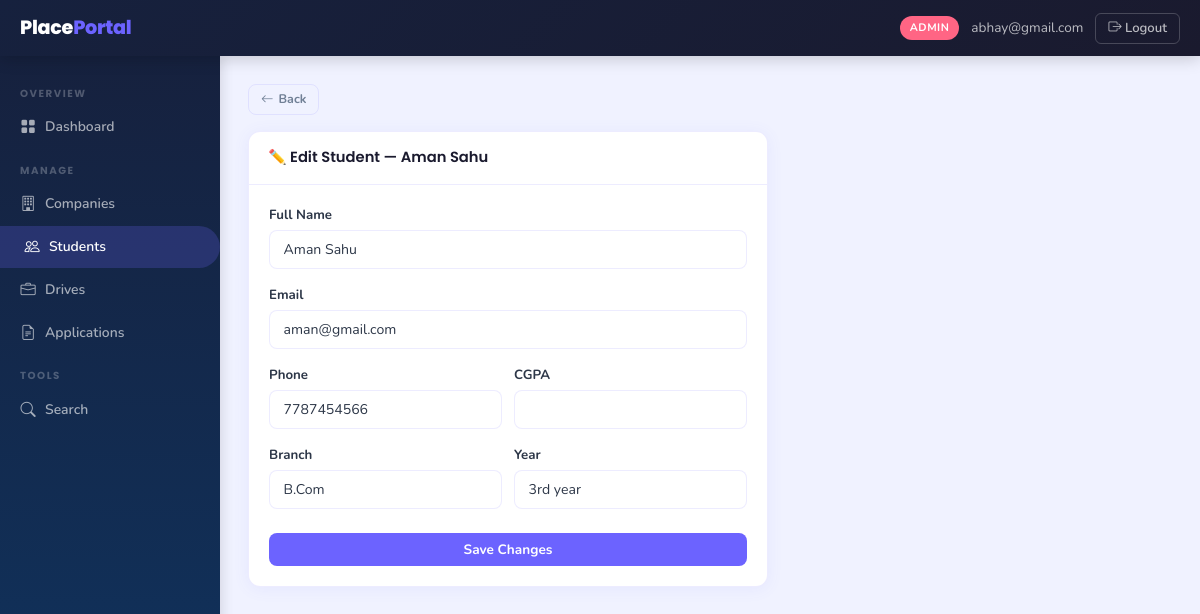
The app's page /admin/students/2/edit (signed in) with its own data.
### backend/models.py (models this page shows)
class Student(db.Model):
    __tablename__ = 'students'
    id            = db.Column(db.Integer, primary_key=True)
    full_name     = db.Column(db.String(120), nullable=False)
    email         = db.Column(db.String(120), unique=True, nullable=False)
    password_hash = db.Column(db.String(256), nullable=False)
    phone         = db.Column(db.String(20))
    branch        = db.Column(db.String(100))
    year          = db.Column(db.String(20))
    cgpa          = db.Column(db.Float)
    skills        = db.Column(db.Text)
    resume_path   = db.Column(db.String(300))
    is_active     = db.Column(db.Boolean, default=True)
    registered_at = db.Column(db.DateTime, default=datetime.utcnow)
    applications = db.relationship('Application', backref='student',
                                   lazy=True, cascade='all, delete-orphan')

### backend/routes.py (the view, shortened to what this page needs)
    @app.route('/admin/students/<int:student_id>/edit', methods=['GET', 'POST'])
    @login_required('admin')
    def admin_edit_student(student_id):
        student = Student.query.get_or_404(student_id)
        return render_template('admin/edit_student.html', student=student)

### backend/routes.py (called while the page is built)
def login_required(role):
    def decorator(f):
        @wraps(f)
        def decorated_function(*args, **kwargs):
            if 'user_id' not in session:
                flash('Please log in to continue.', 'warning')
                return redirect(url_for('auth_login', role=role))
            if session.get('role') != role:
                flash('You do not have permission to view that page.', 'danger')
                return redirect(url_for('home'))
            return f(*args, **kwargs)
        return decorated_function
    return decorator

### templates/admin/edit_student.html (shortened to what this page needs)
{% extends 'layout_dashboard.html' %}
{% block sidebar %}
  <div class="sidebar-section">Overview</div>
  <a href="{{ url_for('admin_dashboard') }}" class="sidebar-link"><i class="bi bi-grid-fill"></i> Dashboard</a>
  <div class="sidebar-section">Manage</div>
  <a href="{{ url_for('admin_companies') }}" class="sidebar-link"><i class="bi bi-building"></i> Companies</a>
  <a href="{{ url_for('admin_students') }}" class="sidebar-link active"><i class="bi bi-people"></i> Students</a>
  <a href="{{ url_for('admin_drives') }}" class="sidebar-link"><i class="bi bi-briefcase"></i> Drives</a>
  <a href="{{ url_for('admin_applications') }}" class="sidebar-link"><i class="bi bi-file-earmark-text"></i> Applications</a>
  <div class="sidebar-section">Tools</div>
  <a href="{{ url_for('admin_search') }}" class="sidebar-link"><i class="bi bi-search"></i> Search</a>
{% endblock %}
{% block content %}
<a href="{{ url_for('admin_student_detail', student_id=student.id) }}" class="btn btn-outline-secondary btn-sm" style="margin-bottom:1rem;"><i class="bi bi-arrow-left me-1"></i>Back</a>
<div style="max-width:520px;">
  <div class="card">
    <div class="card-header">✏️ Edit Student — {{ student.full_name }}</div>
    <div class="card-body">
      <form method="POST" action="{{ url_for('admin_edit_student', student_id=student.id) }}">
        <div class="mb-3"><label class="form-label">Full Name</label><input type="text" name="full_name" class="form-control" value="{{ student.full_name }}" required></div>
        <div class="mb-3"><label class="form-label">Email</label><input type="email" name="email" class="form-control" value="{{ student.email }}" required></div>
        <div style="display:grid;grid-template-columns:1fr 1fr;gap:.75rem;">
          <div class="mb-3"><label class="form-label">Phone</label><input type="text" name="phone" class="form-control" value="{{ student.phone or '' }}"></div>
          <div class="mb-3"><label class="form-label">CGPA</label><input type="number" name="cgpa" class="form-control" value="{{ student.cgpa or '' }}" step="0.01" min="0" max="10"></div>
        </div>
        <div style="display:grid;grid-template-columns:1fr 1fr;gap:.75rem;">
          <div class="mb-4"><label class="form-label">Branch</label><input type="text" name="branch" class="form-control" value="{{ student.branch or '' }}"></div>
          <div class="mb-4"><label class="form-label">Year</label><input type="text" name="year" class="form-control" value="{{ student.year or '' }}"></div>
        </div>
        <button type="submit" class="btn btn-primary w-100">Save Changes</button>
      </form>
    </div>
  </div>
</div>
{% endblock %}

### static/css/styles.css (style rules this page uses)
:root { --primary : #6C63FF; --primary-lt : #EEEDFE; --primary-dk : #5a52e0; --success : #43D9A2; --success-lt : #E6FBF5; --warning : #FFB830; --warning-lt : #FFF8E7; --danger : #FF4757; --danger-lt : #FFF0F0; --info : #2ECBFF; --info-lt : #EBF8FF; --dark : #1A1A2E; --darker : #16213E; --muted : #718096; --border : rgba(108,99,255,0.12); --bg : #F0F2FF; --card : #ffffff; --shadow : 0 2px 16px rgba(108,99,255,0.08); --shadow-lg : 0 8px 32px rgba(108,99,255,0.14); --radius : 12px; --radius-sm : 8px; --sidebar-w : 220px; }
*, *::before, *::after { box-sizing: border-box; margin: 0; padding: 0; }
body { font-family: 'Nunito', sans-serif; background: var(--bg); color: #2D3748; font-size: 15px; line-height: 1.6; }
a { text-decoration: none; color: var(--warning); }
.sidebar-section { font-size: 0.64rem; font-weight: 700; text-transform: uppercase; letter-spacing: 1.5px; color: rgba(255,255,255,0.25); padding: 0.85rem 1.25rem 0.2rem; font-family: 'Poppins', sans-serif; }
.sidebar-link { display: flex; align-items: center; gap: 9px; padding: 0.55rem 1.25rem; color: rgba(255,255,255,0.62); font-size: 0.87rem; font-weight: 600; border-radius: 0 24px 24px 0; margin: 1px 0; transition: all 0.18s; }
.sidebar-link:hover, .sidebar-link.active { background: rgba(108,99,255,0.22); color: #fff; padding-left: 1.5rem; }
.sidebar-link i { font-size: 0.95rem; width: 16px; text-align: center; }
.card { background: var(--card); border-radius: var(--radius); border: 1px solid var(--border); box-shadow: var(--shadow); overflow: hidden; }
.card-header { padding: 0.9rem 1.2rem; border-bottom: 1px solid var(--border); font-family: 'Poppins', sans-serif; font-weight: 600; font-size: 0.92rem; color: var(--dark); display: flex; align-items: center; justify-content: space-between; background: transparent; }
.card-body { padding: 1.25rem; }
.btn { display: inline-flex; align-items: center; justify-content: center; gap: 5px; padding: 0.45rem 1rem; border-radius: var(--radius-sm); font-family: 'Nunito', sans-serif; font-weight: 700; font-size: 0.85rem; border: none; cursor: pointer; transition: all 0.18s; text-decoration: none; }
.btn-primary { background: var(--primary); color: #fff; }
.btn-outline-secondary { border: 1.5px solid var(--border); color: var(--muted); background: transparent; }
.btn-sm { padding: 0.28rem 0.75rem; font-size: 0.78rem; }
.w-100 { width: 100%; }
.form-label { font-weight: 700; font-size: 0.83rem; margin-bottom: 4px; color: #2D3748; display: block; }
.form-control, .form-select { width: 100%; padding: 0.55rem 0.85rem; border: 1.5px solid var(--border); border-radius: var(--radius-sm); font-family: 'Nunito', sans-serif; font-size: 0.88rem; background: #fff; color: #2D3748; transition: all 0.18s; }
.mb-3 { margin-bottom: 1rem; }
.mb-4 { margin-bottom: 1.5rem; }

### records on screen
Student: full_name "Aman Sahu", email "aman@gmail.com", phone "7787454566", branch "B.Com", year "3rd year"

### other values on screen
{{ session.get('role') }} "ADMIN"
{{ session.get('name', '') }} "abhay@gmail.com"
